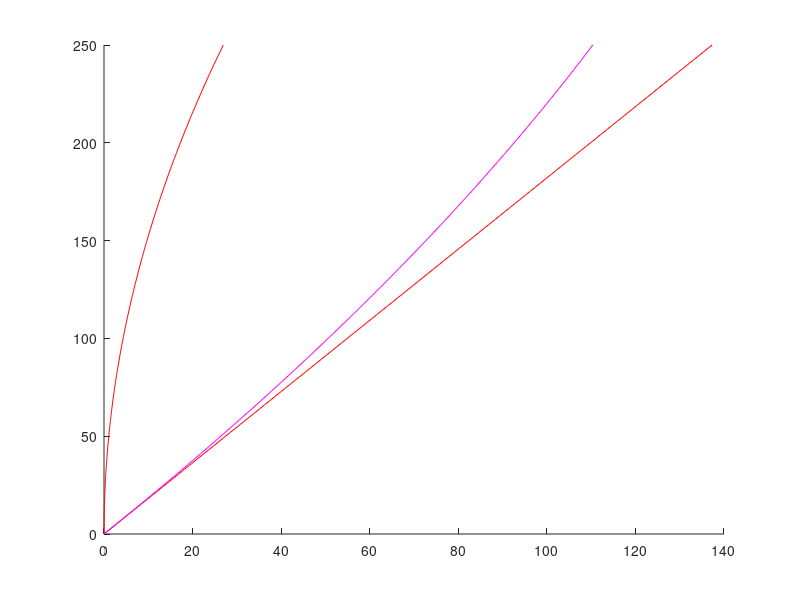

This chart was generated by the following MATLAB code: (Note: this script raises an error after producing the figure.)
clear, clc
% Calculate drag force
u = 0:1:250; % m/s
p = 0.14*1000; %Pa
T = 315.372; % (K) Equilibrium tube temperature % http://ntrs.nasa.gov/archive/nasa/casi.ntrs.nasa.gov/20150000699.pdf page 13
R = 287.058;  %individual gas constant (J/kg*K)
ro = p/(R*T); % kg/m^ 2
Cd = 0.5; % Random
w = 1219.20/1000; % m
h = 914.40/1000; % m
A = w*h; % m^2
Fd = 0.5*ro*u.^2*Cd*A; % N

% Propulsive force
d = 682.752; %m
m = 750; % kg
Fp = m/(2*d)*u;
F_net = Fp-Fd;

% Plot drag, propulsive, and net force
figure, hold on
plot(Fp, u, 'gr')
plot(Fd, u, 'r')
plot(F_net, u, 'm')
plot(Fp - max(Fd), u, 'bl')
xlabel('Force (N)')
ylabel('Velocity (m/s)')
legend('Thrust Force', 'Drag Force', 'Net Force', 'Constant Drag (max)', 'Location', 'best')
title('Effect of Velocity on Horizontal Forces')